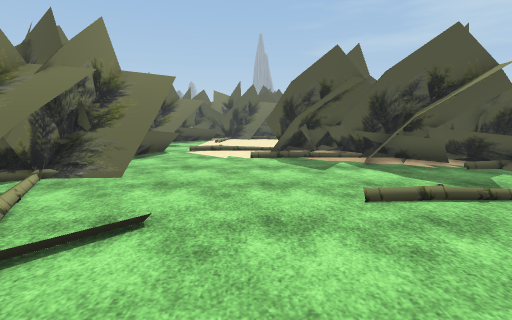
View 1 (above)

16 first-person views from a walk through a scene from a Unity 3-D project. The camera is 1.5 m above the floor, tilts 8° down and sees 85° across. The floor is counted in squares, 1 m on a side. Each view is taken from the middle of a square. On the plan, view 1 faces up. The plan holds only what a view shows up to about 14 squares ahead; the rest is blank. The place goes on beyond the plan. The player character is not drawn. Some surface patterns are stand-ins.

View 2
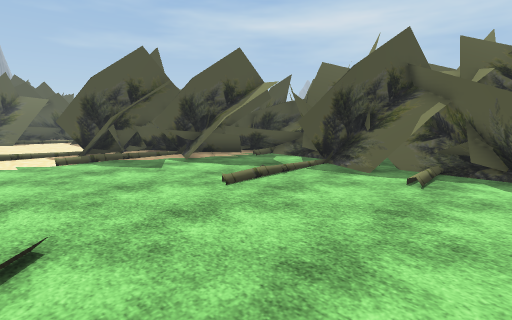

View 3
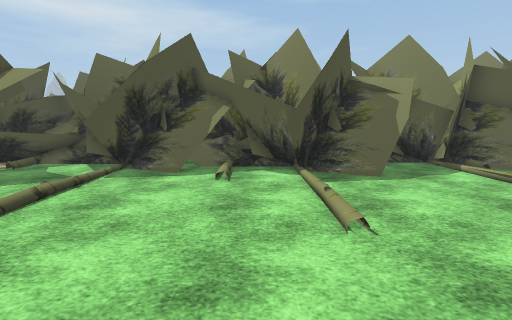

View 4
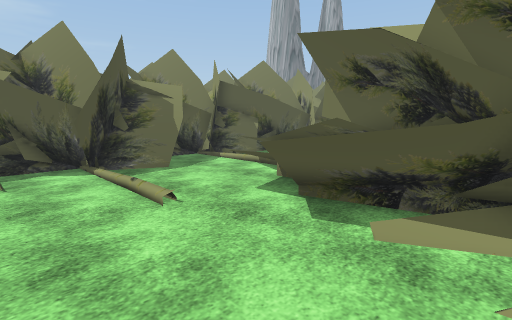

View 5
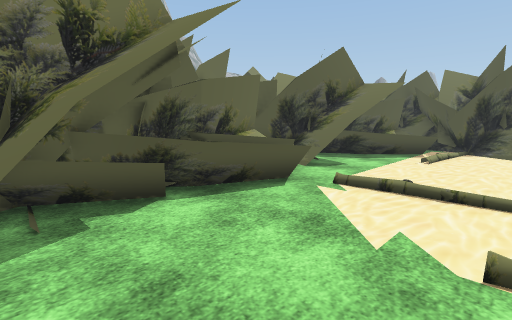

View 6
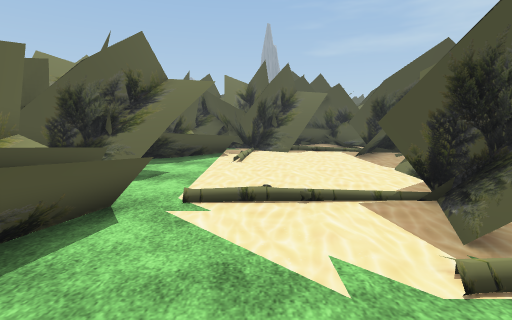

View 7
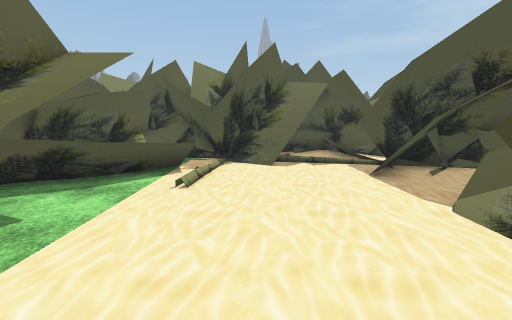

View 8
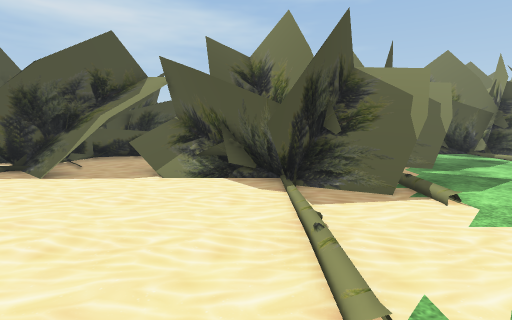

View 9
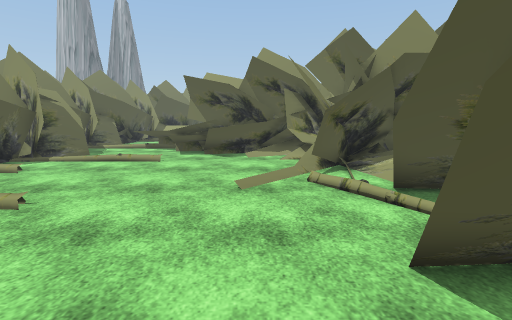

View 10
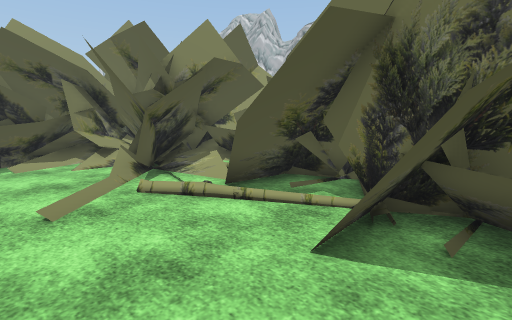

View 11
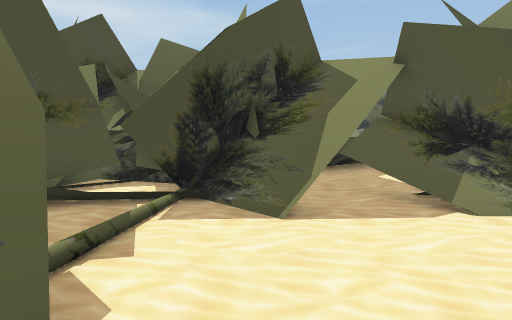

View 12
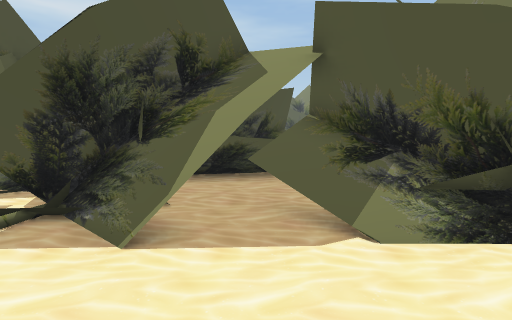

View 13
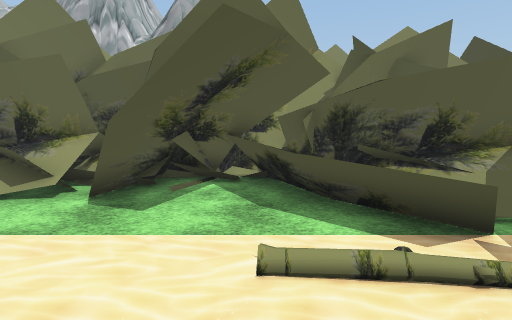

View 14
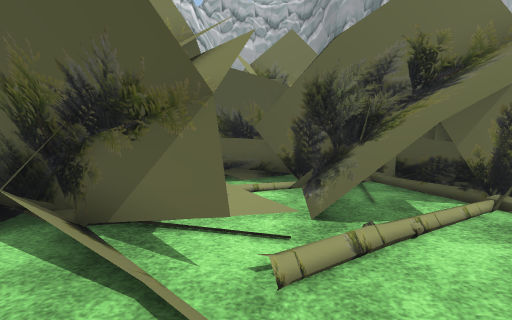

View 15
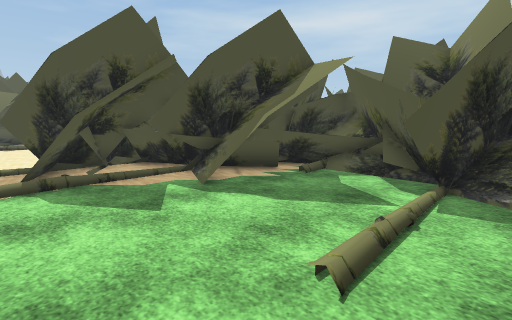

View 16
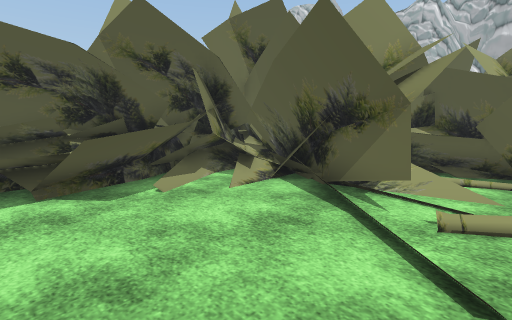

### Floor plan
Key: @ floor where view 1 was taken; # wall or solid block; . main floor; : floor 0.25 m higher than the main floor; / step, stairs or slope; = window, fence, low wall or low ledge; v drop or lower ground; O other object.
Columns run from 8 left of view 1 to 10 right of it. Each row starts with its distance up from view 1.
 25   OOOO O   OOOOOO
 24 O OOOOOOOO OOOOO
 23 OOOO:OOOOO.OOO OO
 22 O O .O......OOOO
 21 O O.OO.....OOOOOO
 20 OOOOO.....OOOOOOOO
 19 OOOO.......OO#OOOOO
 18 OOO........OOO=v OO
 17 OOOOO......OOO Ov
 16 OOOO......OOO
 15 OOO......OOOOO
 14 OOO..////OOOOO
 13 OOO.O....OOOO
 12 OOO:O....OO.OO OO
 11 OOOO.....O...OOOOOO
 10 O  O........OOOOO O
  9    OOO......OO.OOOO
  8  OOOOO.......O..OOO
  7 OOOO ...........OOO
  6 OOOO..........OOOO
  5 OOOOO..........OOOO
  4 OOOO:..........OOO
  3 OO..O.........OOOO
  2 OOOOO........::OOO
  1 O#O O..........OOO
  0 OOOOO...@.....OOO
 -1 OOOO//.OO.....OOO
 -2   OOOOOOOOO...OOOO
 -3   OOOOOOvO....OOOOO
 -4  OOOOOOOOOOO   OO

Where each view was taken, in squares from view 1:
view 1: 0 up, 0 right, facing up
view 2: 0 up, 2 left, facing up-right
view 3: 1 up, 2 left, facing right
view 4: 2 up, 3 left, facing down-right
view 5: 8 up, 0 right, facing up-left
view 6: 9 up, 2 left, facing up
view 7: 13 up, 1 left, facing up
view 8: 15 up, 5 left, facing right
view 9: 10 up, 2 left, facing down
view 10: 9 up, 1 left, facing down-left
view 11: 21 up, 2 left, facing right
view 12: 19 up, 1 left, facing right
view 13: 19 up, 0 right, facing left
view 14: 3 up, 1 left, facing left
view 15: 4 up, 0 right, facing up-right
view 16: 4 up, 1 right, facing down-left
